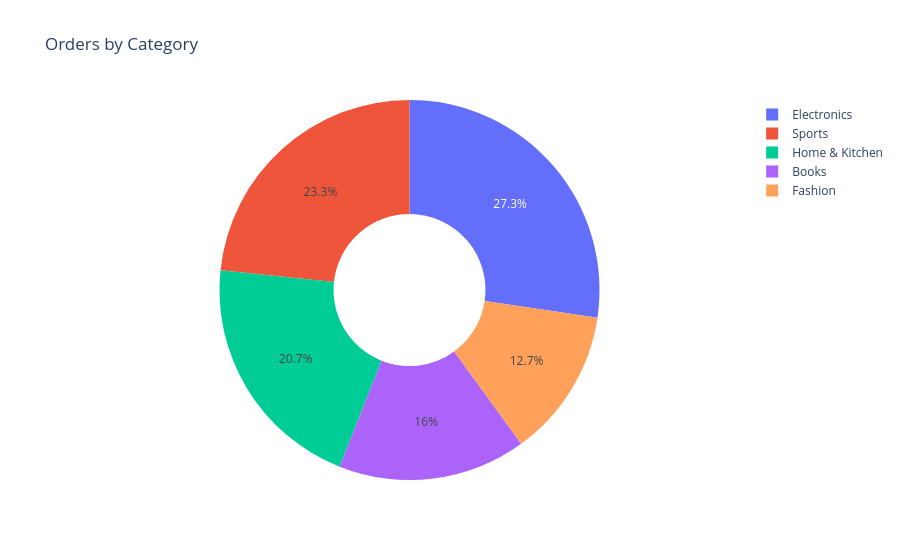

Notebook code for this chart:
### Markdown cell above
3. interactive pie chart __orders by category (with hole for donut style)

### Code cell
category_orders = df["category"].value_counts().reset_index()
category_orders.columns = ["category", "orders"]

fig = px.pie(
    category_orders,
    names="category",
    values="orders",
    hole=0.4,
    title="Orders by Category"
)

fig.show()

### Figure 1 — Plotly figure (JSON) as saved in the notebook; plotly's stock layout.template omitted (floating-point values rounded to 4 significant figures)
{"data": [{"domain": {"x": [0, 1], "y": [0, 1]}, "hole": 0.4, "hovertemplate": "category=%{label}<br>orders=%{value}<extra></extra>", "labels": ["Electronics", "Sports", "Home & Kitchen", "Books", "Fashion"], "legendgroup": "", "name": "", "showlegend": true, "type": "pie", "values": [41, 35, 31, 24, 19]}], "layout": {"legend": {"tracegroupgap": 0}, "title": {"text": "Orders by Category"}}}
